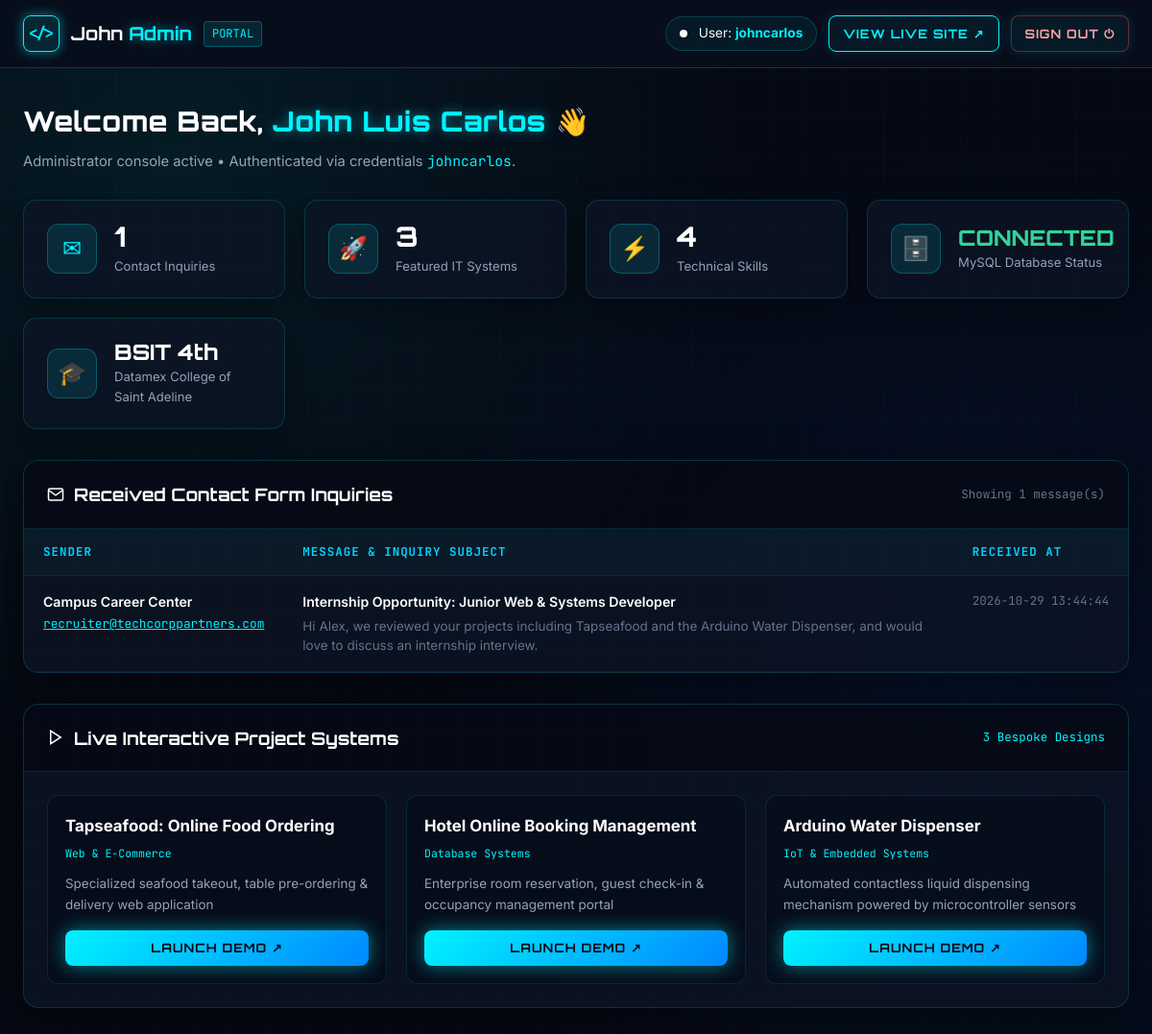
The page /admin.php (signed in) on the database its author committed.
### tables this page shows
CREATE TABLE `profile_info` (
  `id` INT AUTO_INCREMENT PRIMARY KEY,
  `full_name` VARCHAR(100) NOT NULL,
  `headline` VARCHAR(150) NOT NULL,
  `sub_headline` VARCHAR(255) NOT NULL,
  `bio_summary` TEXT NOT NULL,
  `about_details` TEXT NOT NULL,
  `profile_image` VARCHAR(255) DEFAULT 'assets/images/profile.jpg',
  `email` VARCHAR(100) NOT NULL,
  `phone` VARCHAR(30) NOT NULL,
  `location` VARCHAR(100) NOT NULL,
  `university` VARCHAR(150) NOT NULL,
  `degree_program` VARCHAR(150) NOT NULL,
  `year_level` VARCHAR(50) NOT NULL,
  `status_badge` VARCHAR(50) DEFAULT 'Available for Internship',
  `github_url` VARCHAR(255) DEFAULT 'https://github.com',
  `linkedin_url` VARCHAR(255) DEFAULT 'https://linkedin.com',
  `created_at` TIMESTAMP DEFAULT CURRENT_TIMESTAMP
);

CREATE TABLE `contact_messages` (
  `id` INT AUTO_INCREMENT PRIMARY KEY,
  `name` VARCHAR(100) NOT NULL,
  `email` VARCHAR(100) NOT NULL,
  `subject` VARCHAR(150) NOT NULL,
  `message` TEXT NOT NULL,
  `ip_address` VARCHAR(45) DEFAULT NULL,
  `created_at` TIMESTAMP DEFAULT CURRENT_TIMESTAMP
);

CREATE TABLE `projects` (
  `id` INT AUTO_INCREMENT PRIMARY KEY,
  `title` VARCHAR(120) NOT NULL,
  `category` VARCHAR(60) NOT NULL,
  `tagline` VARCHAR(150) NOT NULL,
  `description` TEXT NOT NULL,
  `tech_stack` VARCHAR(255) NOT NULL,
  `demo_url` VARCHAR(255) DEFAULT '#',
  `repo_url` VARCHAR(255) DEFAULT 'https://github.com',
  `featured` TINYINT(1) DEFAULT 1,
  `created_date` VARCHAR(50) DEFAULT '2026'
);

### db.php (called while the page is built, shortened)
<?php
$db_connected = false;
try {
    $db_connected = true;
} catch (PDOException $e) {
    $db_connected = false;
    $db_error_message = $e->getMessage();
}
function isDbConnected() {
    global $db_connected;
    return $db_connected;
}

### portfolio_data.php (called while the page is built, shortened)
<?php
require_once __DIR__ . '/db.php';
function resolveProjectImage($path, $fallback_svg) {
    if (!empty($path) && file_exists(__DIR__ . '/' . $path)) {
        return $path;
    }
    return $fallback_svg;
}
function getStudentProfile() {
    $pdo = getDbConnection();
    if ($pdo && isDbConnected()) {
        try {
            $stmt = $pdo->prepare("SELECT * FROM `profile_info` ORDER BY `id` ASC LIMIT 1");
            $stmt->execute();
            $profile = $stmt->fetch();
            if ($profile) {
                $profile['source'] = 'mysql';
                return $profile;
            }
        } catch (PDOException $e) {
        }
    }
    $image_path = file_exists(__DIR__ . '/assets/images/profile.jpg') ? 'assets/images/profile.jpg' : 'assets/images/profile.svg';
    return [
        'full_name'      => 'John Luis Carlos',
        'headline'       => 'IT Student & Aspiring Full-Stack Developer',
        'sub_headline'   => 'Specializing in Web Development, Database Management & IoT Systems',
        'bio_summary'    => 'Motivated 4th Year Information Technology student passionate about building real-world software, relational database architectures, and smart embedded hardware.',
        'about_details'  => "I am currently pursuing a Bachelor of Science in Information Technology (BSIT) at Datamex College of Saint Adeline. My primary technical focus includes database design, full-stack web applications, and microcontroller-based automation.\n\nI actively apply my software engineering coursework into functional projects that solve everyday campus and industry challenges, such as restaurant food ordering platforms, centralized hotel booking systems, and sensor-driven touchless dispensers.",
        'profile_image'  => $image_path,
        'email'          => 'johnluis1@gmail.com',
        'phone'          => '+639105428974',
        'location'       => 'Paranaque / Metro Manila',
        'university'     => 'Datamex College of Saint Adeline',
        'degree_program' => 'Bachelor of Science in Information Technology (BSIT)',
        'year_level'     => '4th Year Undergraduate',
        'status_badge'   => 'Open for OJT / Internship',
        'github_url'     => 'https://github.com',
        'linkedin_url'   => 'https://linkedin.com',
        'source'         => 'fallback'
    ];
}
function getSkillsList() {
    $pdo = getDbConnection();
    if ($pdo && isDbConnected()) {
        try {
            $stmt = $pdo->prepare("SELECT * FROM `skills` ORDER BY `sort_order` ASC, `id` ASC");
            $stmt->execute();
            $skills = $stmt->fetchAll();
            if (!empty($skills)) {
                return $skills;
            }
        } catch (PDOException $e) {
        }
    }
}
function getProjectsList() {
    $pdo = getDbConnection();
    if ($pdo && isDbConnected()) {
        try {
            $stmt = $pdo->prepare("SELECT * FROM `projects` ORDER BY `id` ASC");
            $stmt->execute();
            $projects = $stmt->fetchAll();
            if (!empty($projects)) {
                return $projects;
            }
        } catch (PDOException $e) {
        }
    }
}

### admin.php (the view, shortened to what this page needs)
<?php
require_once __DIR__ . '/portfolio_data.php';
$profile      = getStudentProfile();
$skills       = getSkillsList();
$projects     = getProjectsList();
$db_connected = isDbConnected();
$messages = [];
$pdo = getDbConnection();
if ($pdo && $db_connected) {
    try {
        $stmt = $pdo->query("SELECT * FROM `contact_messages` ORDER BY `created_at` DESC");
        $messages = $stmt->fetchAll();
    } catch (PDOException $e) {
    }
}
?>
<!DOCTYPE html>
<html lang="en">
<head>
    <link rel="stylesheet" href="assets/css/style.css">
</head>
<body>
    <header class="admin-nav">
        <div class="admin-nav-inner">
            <a href="index.php" class="admin-brand">
                <span class="logo-badge">&lt;/&gt;</span>
                <span style="font-family:var(--font-heading); font-size:1.2rem; font-weight:700;">
                    <?= htmlspecialchars(explode(' ', $profile['full_name'])[0] ?? 'IT') ?>
                    <span class="neon-text"> Admin</span>
                </span>
                <span class="admin-brand-tag">PORTAL</span>
            </a>
            <div class="admin-actions">
                <div class="admin-user-pill">
                    <span class="pulse-dot"></span>
                    <span>User: <strong style="color:var(--neon-blue);"><?= htmlspecialchars($_SESSION['admin_user']) ?></strong></span>
                </div>
                <a href="index.php" class="btn btn-outline" style="padding:8px 14px; font-size:0.8rem;">
                    View Live Site ↗
                </a>
                <a href="logout.php" class="btn btn-outline" style="padding:8px 14px; font-size:0.8rem; border-color:rgba(239,68,68,0.4); color:#fca5a5;">
                    Sign Out ⏻
                </a>
            </div>
        </div>
    </header>
    <main class="main-content">
        <div style="margin-bottom:28px;">
            <h1 style="font-family:var(--font-heading); font-size:1.8rem; font-weight:800; color:#fff; margin-bottom:6px;">
                Welcome Back, <span class="neon-text"><?= htmlspecialchars($_SESSION['admin_name']) ?></span> 👋
            </h1>
            <p style="color:var(--text-secondary); font-size:0.92rem;">
                Administrator console active &bull; Authenticated via credentials <code style="color:var(--neon-blue); font-family:var(--font-code);">johncarlos</code>.
            </p>
        </div>
        <div class="stat-cards-grid">
            <div class="dash-stat-card">
                <div class="stat-icon-box">✉</div>
                <div>
                    <div class="stat-num-val"><?= count($messages) ?></div>
                    <div class="stat-label-text">Contact Inquiries</div>
                </div>
            </div>
            <div class="dash-stat-card">
                <div class="stat-icon-box">🚀</div>
                <div>
                    <div class="stat-num-val"><?= count($projects) ?></div>
                    <div class="stat-label-text">Featured IT Systems</div>
                </div>
            </div>
            <div class="dash-stat-card">
                <div class="stat-icon-box">⚡</div>
                <div>
                    <div class="stat-num-val"><?= count($skills) ?></div>
                    <div class="stat-label-text">Technical Skills</div>
                </div>
            </div>
            <div class="dash-stat-card">
                <div class="stat-icon-box">🗄️</div>
                <div>
                    <div class="stat-num-val" style="color:<?= $db_connected ? '#34d399' : '#f59e0b' ?>; font-size:1.4rem;">
                        <?= $db_connected ? 'CONNECTED' : 'STANDALONE' ?>
                    </div>
                    <div class="stat-label-text">MySQL Database Status</div>
                </div>
            </div>
            <div class="dash-stat-card">
                <div class="stat-icon-box">🎓</div>
                <div>
                    <div class="stat-num-val" style="font-size:1.4rem;">BSIT 4th</div>
                    <div class="stat-label-text"><?= htmlspecialchars($profile['university']) ?></div>
                </div>
            </div>
        </div>
        <div class="dash-card">
            <div class="dash-card-header">
                <div class="dash-card-title">
                    <svg width="18" height="18" viewBox="0 0 24 24" fill="none" stroke="currentColor" stroke-width="2"><path d="M4 4h16c1.1 0 2 .9 2 2v12c0 1.1-.9 2-2 2H4c-1.1 0-2-.9-2-2V6c0-1.1.9-2 2-2z"></path><polyline points="22,6 12,13 2,6"></polyline></svg>
                    <span>Received Contact Form Inquiries</span>
                </div>
                <span style="font-family:var(--font-code); font-size:0.78rem; color:var(--text-muted);">
                    Showing <?= count($messages) ?> message(s)
                </span>
            </div>
            <div style="overflow-x:auto;">
                <table class="inquiries-table">
                    <thead>
                        <tr>
                            <th style="width:220px;">Sender</th>
                            <th>Message &amp; Inquiry Subject</th>
                            <th style="width:160px;">Received At</th>
                        </tr>
                    </thead>
                    <tbody>
                        <?php foreach ($messages as $msg): ?>
                            <tr>
                                <td>
                                    <div class="msg-sender"><?= htmlspecialchars($msg['name']) ?></div>
                                    <a href="mailto:<?= htmlspecialchars($msg['email']) ?>" class="msg-email"><?= htmlspecialchars($msg['email']) ?></a>
                                </td>
                                <td>
                                    <div class="msg-subject"><?= htmlspecialchars($msg['subject']) ?></div>
                                    <div class="msg-body"><?= nl2br(htmlspecialchars($msg['message'])) ?></div>
                                </td>
                                <td>
                                    <div class="msg-date"><?= htmlspecialchars($msg['created_at']) ?></div>
                                </td>
                            </tr>
                        <?php endforeach; ?>
                    </tbody>
                </table>
            </div>
        </div>
        <div class="dash-card">
            <div class="dash-card-header">
                <div class="dash-card-title">
                    <svg width="18" height="18" viewBox="0 0 24 24" fill="none" stroke="currentColor" stroke-width="2"><polygon points="5 3 19 12 5 21 5 3"></polygon></svg>
                    <span>Live Interactive Project Systems</span>
                </div>
                <span style="font-family:var(--font-code); font-size:0.78rem; color:var(--neon-blue);">
                    3 Bespoke Designs
                </span>
            </div>
            <div class="admin-projects-grid">
                <?php foreach ($projects as $proj): ?>
                    <div class="admin-proj-box">
                        <div>
                            <div class="admin-proj-title"><?= htmlspecialchars($proj['title']) ?></div>
                            <div class="admin-proj-cat"><?= htmlspecialchars($proj['category']) ?></div>
                            <p style="font-size:0.84rem; color:var(--text-secondary); margin-bottom:16px;">
                                <?= htmlspecialchars($proj['tagline']) ?>
                            </p>
                        </div>
                        <div style="display:flex; gap:10px;">
                            <a href="<?= htmlspecialchars($proj['demo_url']) ?>" target="_blank" class="btn btn-neon" style="flex:1; padding:8px 12px; font-size:0.8rem; text-align:center; justify-content:center;">
                                Launch Demo ↗
                            </a>
                        </div>
                    </div>
                <?php endforeach; ?>
            </div>
        </div>
    </main>
</body>
</html>

### assets/css/style.css (style rules this page uses)
:root { --neon-blue: #00f3ff; --neon-blue-rgb: 0, 243, 255; --neon-cyan: #00d2ff; --neon-deep: #0066ff; --neon-glow: rgba(0, 243, 255, 0.5); --neon-glow-high: rgba(0, 243, 255, 0.85); --neon-glow-soft: rgba(0, 243, 255, 0.15); --bg-main: #060913; --bg-card: rgba(13, 20, 36, 0.75); --bg-card-hover: rgba(18, 28, 52, 0.9); --bg-surface: #0b1122; --bg-surface-elevated: #111a33; --border-subtle: rgba(0, 243, 255, 0.2); --border-bright: rgba(0, 243, 255, 0.7); --text-primary: #f8fafc; --text-secondary: #94a3b8; --text-muted: #64748b; --text-neon: #00f3ff; --font-heading: 'Orbitron', monospace, sans-serif; --font-body: 'Inter', -apple-system, BlinkMacSystemFont, sans-serif; --font-code: 'JetBrains Mono', monospace; --transition-smooth: all 0.3s cubic-bezier(0.16, 1, 0.3, 1); }
* { box-sizing: border-box; margin: 0; padding: 0; }
html { scroll-behavior: smooth; scroll-padding-top: 80px; }
body { background-color: var(--bg-main); color: var(--text-primary); font-family: var(--font-body); line-height: 1.6; overflow-x: hidden; position: relative; min-height: 100vh; }
body::before { content: ''; position: fixed; top: 0; left: 0; width: 100%; height: 100%; background-image: radial-gradient(circle at 15% 15%, rgba(0, 243, 255, 0.08) 0%, transparent 45%), radial-gradient(circle at 85% 65%, rgba(0, 102, 255, 0.09) 0%, transparent 50%), linear-gradient(rgba(0, 243, 255, 0.02) 1px, transparent 1px), linear-gradient(90deg, rgba(0, 243, 255, 0.02) 1px, transparent 1px); background-size: 100% 100%, 100% 100%, 40px 40px, 40px 40px; pointer-events: none; z-index: -1; }
h1, h2, h3, h4, .brand-font { font-family: var(--font-heading); letter-spacing: 0.5px; }
.neon-text { color: var(--neon-blue); text-shadow: 0 0 12px var(--neon-glow); }
.logo-badge { display: inline-flex; align-items: center; justify-content: center; width: 38px; height: 38px; background: rgba(0, 243, 255, 0.1); border: 1px solid var(--neon-blue); border-radius: 8px; color: var(--neon-blue); box-shadow: 0 0 12px var(--neon-glow); font-family: var(--font-code); font-size: 1rem; font-weight: 700; }
.pulse-dot { width: 8px; height: 8px; border-radius: 50%; background-color: currentColor; display: inline-block; animation: neon-pulse 1.8s infinite; }
.btn { display: inline-flex; align-items: center; justify-content: center; gap: 10px; font-family: var(--font-heading); font-size: 0.88rem; font-weight: 700; text-transform: uppercase; letter-spacing: 1px; padding: 13px 26px; border-radius: 8px; text-decoration: none; cursor: pointer; transition: var(--transition-smooth); position: relative; overflow: hidden; border: none; }
.btn-neon { background: linear-gradient(135deg, var(--neon-blue), #0088ff); color: #060913; box-shadow: 0 0 20px var(--neon-glow); }
.btn-outline { background: rgba(0, 243, 255, 0.05); border: 1px solid var(--neon-blue); color: var(--neon-blue); box-shadow: 0 0 12px var(--neon-glow-soft); }

### rows shown on the page
profile_info: full_name "John", university "Datamex College of Saint Adeline"
contact_messages: name "Campus Career Center", email "recruiter@techcorppartners.com", subject "Internship Opportunity: Junior Web & Systems Developer", message "Hi Alex, we reviewed your projects including Tapseafood and the Arduino Water Dispenser, and would love to discuss an internship interview.", created_at "2026-10-29 13:44:44"
projects: title "Tapseafood: Online Food Ordering", category "Web & E-Commerce", tagline "Specialized seafood takeout, table pre-ordering & delivery web application"
projects: title "Hotel Online Booking Management", category "Database Systems", tagline "Enterprise room reservation, guest check-in & occupancy management portal"
projects: title "Arduino Water Dispenser", category "IoT & Embedded Systems", tagline "Automated contactless liquid dispensing mechanism powered by microcontroller sensors"

### other values the page prints
$_SESSION['admin_user'] "johncarlos"
$_SESSION['admin_name'] "John Luis Carlos"
count($messages) "1"
count($projects) "3"
count($skills) "4"
